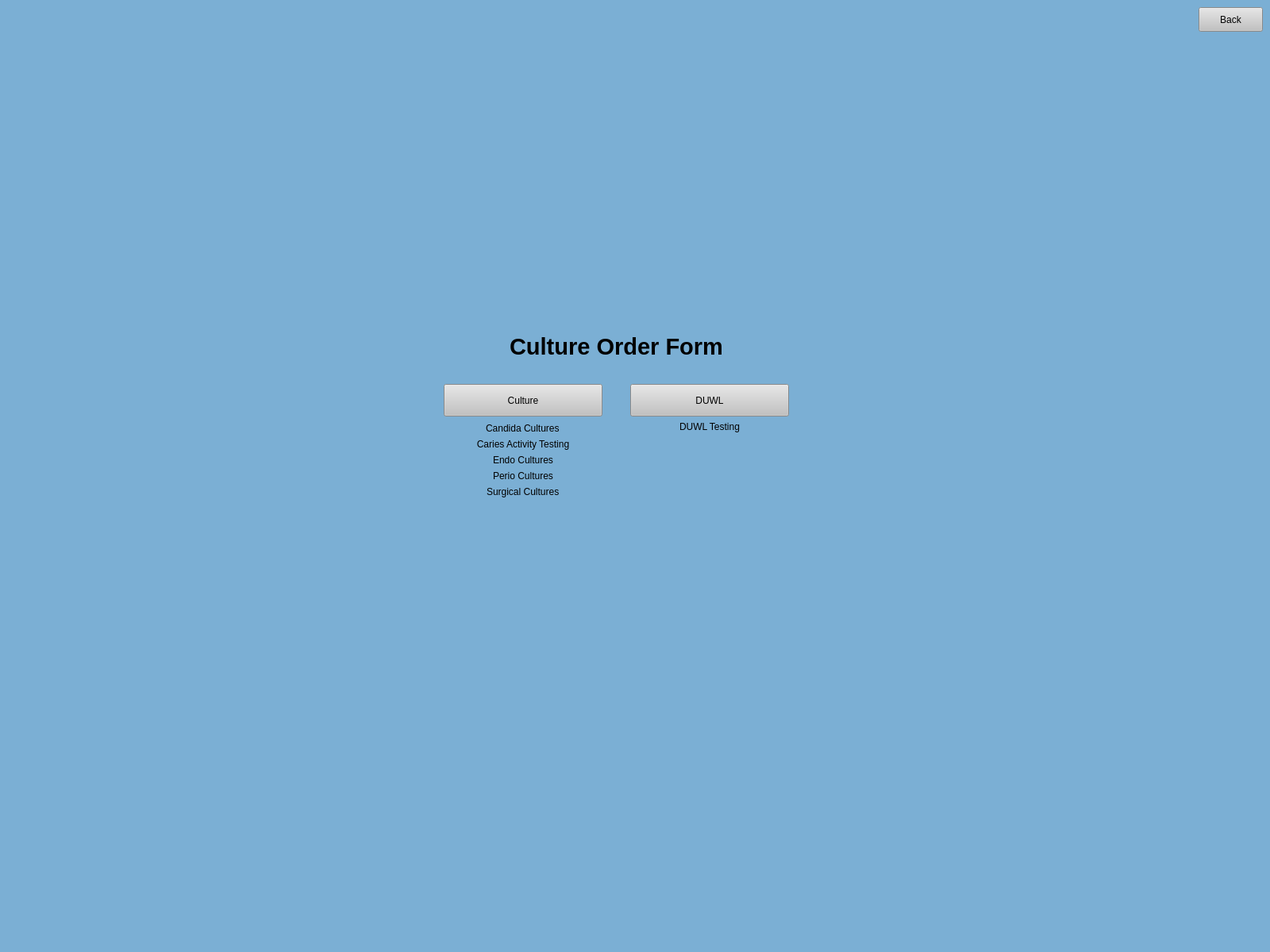
<?xml version="1.0" encoding="UTF-8"?>
<ui version="4.0">
 <class>MainWindow</class>
 <widget class="QMainWindow" name="MainWindow">
  <property name="geometry">
   <rect>
    <x>0</x>
    <y>0</y>
    <width>1600</width>
    <height>1200</height>
   </rect>
  </property>
  <property name="windowTitle">
   <string>MainWindow</string>
  </property>
  <property name="styleSheet">
   <string notr="true">background-color: rgb(123, 175, 212);</string>
  </property>
  <widget class="QWidget" name="centralwidget">
   <layout class="QGridLayout" name="gridLayout">
    <item row="0" column="2" alignment="Qt::AlignHCenter|Qt::AlignVCenter">
     <widget class="QPushButton" name="back">
      <property name="minimumSize">
       <size>
        <width>81</width>
        <height>31</height>
       </size>
      </property>
      <property name="maximumSize">
       <size>
        <width>81</width>
        <height>31</height>
       </size>
      </property>
      <property name="cursor">
       <cursorShape>PointingHandCursor</cursorShape>
      </property>
      <property name="styleSheet">
       <string notr="true">QPushButton:hover {

background-color: rgb(210, 210, 210);

}

QPushButton {

background-color: rgb(193, 193, 193);

}</string>
      </property>
      <property name="text">
       <string>Back</string>
      </property>
     </widget>
    </item>
    <item row="0" column="1">
     <spacer name="horizontalSpacer">
      <property name="orientation">
       <enum>Qt::Horizontal</enum>
      </property>
      <property name="sizeType">
       <enum>QSizePolicy::MinimumExpanding</enum>
      </property>
      <property name="sizeHint" stdset="0">
       <size>
        <width>40</width>
        <height>20</height>
       </size>
      </property>
     </spacer>
    </item>
    <item row="2" column="1">
     <layout class="QVBoxLayout" name="verticalLayout" stretch="0,0,0">
      <property name="spacing">
       <number>0</number>
      </property>
      <property name="topMargin">
       <number>0</number>
      </property>
      <property name="bottomMargin">
       <number>0</number>
      </property>
      <item>
       <widget class="QLabel" name="label">
        <property name="text">
         <string>&lt;html&gt;&lt;head/&gt;&lt;body&gt;&lt;p align=&quot;center&quot;&gt;&lt;span style=&quot; font-size:22pt; font-weight:600;&quot;&gt;Culture Order Form&lt;/span&gt;&lt;/p&gt;&lt;/body&gt;&lt;/html&gt;</string>
        </property>
       </widget>
      </item>
      <item>
       <spacer name="verticalSpacer">
        <property name="orientation">
         <enum>Qt::Vertical</enum>
        </property>
        <property name="sizeType">
         <enum>QSizePolicy::Minimum</enum>
        </property>
        <property name="sizeHint" stdset="0">
         <size>
          <width>20</width>
          <height>30</height>
         </size>
        </property>
       </spacer>
      </item>
      <item>
       <layout class="QGridLayout" name="gridLayout_2">
        <property name="topMargin">
         <number>0</number>
        </property>
        <item row="0" column="0">
         <spacer name="horizontalSpacer_2">
          <property name="orientation">
           <enum>Qt::Horizontal</enum>
          </property>
          <property name="sizeHint" stdset="0">
           <size>
            <width>40</width>
            <height>20</height>
           </size>
          </property>
         </spacer>
        </item>
        <item row="1" column="3" alignment="Qt::AlignHCenter|Qt::AlignTop">
         <widget class="QLabel" name="label_17">
          <property name="minimumSize">
           <size>
            <width>50</width>
            <height>25</height>
           </size>
          </property>
          <property name="text">
           <string>DUWL Testing</string>
          </property>
          <property name="alignment">
           <set>Qt::AlignCenter</set>
          </property>
         </widget>
        </item>
        <item row="1" column="1">
         <layout class="QVBoxLayout" name="verticalLayout_3">
          <property name="spacing">
           <number>6</number>
          </property>
          <property name="topMargin">
           <number>8</number>
          </property>
          <item alignment="Qt::AlignHCenter">
           <widget class="QLabel" name="label_12">
            <property name="text">
             <string>Candida Cultures</string>
            </property>
           </widget>
          </item>
          <item>
           <widget class="QLabel" name="label_13">
            <property name="text">
             <string>Caries Activity Testing</string>
            </property>
            <property name="alignment">
             <set>Qt::AlignCenter</set>
            </property>
           </widget>
          </item>
          <item alignment="Qt::AlignHCenter">
           <widget class="QLabel" name="label_14">
            <property name="text">
             <string>Endo Cultures</string>
            </property>
           </widget>
          </item>
          <item alignment="Qt::AlignHCenter">
           <widget class="QLabel" name="label_15">
            <property name="text">
             <string>Perio Cultures</string>
            </property>
           </widget>
          </item>
          <item alignment="Qt::AlignHCenter">
           <widget class="QLabel" name="label_16">
            <property name="text">
             <string>Surgical Cultures</string>
            </property>
           </widget>
          </item>
         </layout>
        </item>
        <item row="0" column="3" alignment="Qt::AlignLeft">
         <widget class="QPushButton" name="duwl_2">
          <property name="minimumSize">
           <size>
            <width>200</width>
            <height>41</height>
           </size>
          </property>
          <property name="maximumSize">
           <size>
            <width>221</width>
            <height>41</height>
           </size>
          </property>
          <property name="cursor">
           <cursorShape>PointingHandCursor</cursorShape>
          </property>
          <property name="styleSheet">
           <string notr="true">QPushButton:hover {

background-color: rgb(210, 210, 210);

}

QPushButton {

background-color: rgb(193, 193, 193);

}</string>
          </property>
          <property name="text">
           <string>DUWL</string>
          </property>
         </widget>
        </item>
        <item row="0" column="4">
         <spacer name="horizontalSpacer_3">
          <property name="orientation">
           <enum>Qt::Horizontal</enum>
          </property>
          <property name="sizeHint" stdset="0">
           <size>
            <width>40</width>
            <height>20</height>
           </size>
          </property>
         </spacer>
        </item>
        <item row="2" column="1" colspan="3">
         <spacer name="verticalSpacer_4">
          <property name="orientation">
           <enum>Qt::Vertical</enum>
          </property>
          <property name="sizeHint" stdset="0">
           <size>
            <width>20</width>
            <height>40</height>
           </size>
          </property>
         </spacer>
        </item>
        <item row="0" column="1" alignment="Qt::AlignRight|Qt::AlignVCenter">
         <widget class="QPushButton" name="culture_2">
          <property name="minimumSize">
           <size>
            <width>200</width>
            <height>41</height>
           </size>
          </property>
          <property name="maximumSize">
           <size>
            <width>221</width>
            <height>41</height>
           </size>
          </property>
          <property name="cursor">
           <cursorShape>PointingHandCursor</cursorShape>
          </property>
          <property name="styleSheet">
           <string notr="true">QPushButton:hover {

background-color: rgb(210, 210, 210);

}

QPushButton {

background-color: rgb(193, 193, 193);

}</string>
          </property>
          <property name="text">
           <string>Culture</string>
          </property>
         </widget>
        </item>
        <item row="0" column="2">
         <spacer name="horizontalSpacer_5">
          <property name="orientation">
           <enum>Qt::Horizontal</enum>
          </property>
          <property name="sizeType">
           <enum>QSizePolicy::Minimum</enum>
          </property>
          <property name="sizeHint" stdset="0">
           <size>
            <width>35</width>
            <height>15</height>
           </size>
          </property>
         </spacer>
        </item>
       </layout>
      </item>
     </layout>
    </item>
    <item row="2" column="0">
     <spacer name="horizontalSpacer_4">
      <property name="orientation">
       <enum>Qt::Horizontal</enum>
      </property>
      <property name="sizeType">
       <enum>QSizePolicy::Minimum</enum>
      </property>
      <property name="sizeHint" stdset="0">
       <size>
        <width>40</width>
        <height>20</height>
       </size>
      </property>
     </spacer>
    </item>
    <item row="1" column="1">
     <spacer name="verticalSpacer_3">
      <property name="orientation">
       <enum>Qt::Vertical</enum>
      </property>
      <property name="sizeType">
       <enum>QSizePolicy::MinimumExpanding</enum>
      </property>
      <property name="sizeHint" stdset="0">
       <size>
        <width>20</width>
        <height>0</height>
       </size>
      </property>
     </spacer>
    </item>
    <item row="9" column="1">
     <spacer name="verticalSpacer_2">
      <property name="orientation">
       <enum>Qt::Vertical</enum>
      </property>
      <property name="sizeType">
       <enum>QSizePolicy::MinimumExpanding</enum>
      </property>
      <property name="sizeHint" stdset="0">
       <size>
        <width>20</width>
        <height>0</height>
       </size>
      </property>
     </spacer>
    </item>
   </layout>
  </widget>
  <widget class="QMenuBar" name="menubar">
   <property name="geometry">
    <rect>
     <x>0</x>
     <y>0</y>
     <width>1600</width>
     <height>21</height>
    </rect>
   </property>
  </widget>
  <widget class="QStatusBar" name="statusbar"/>
 </widget>
 <resources/>
 <connections/>
</ui>
